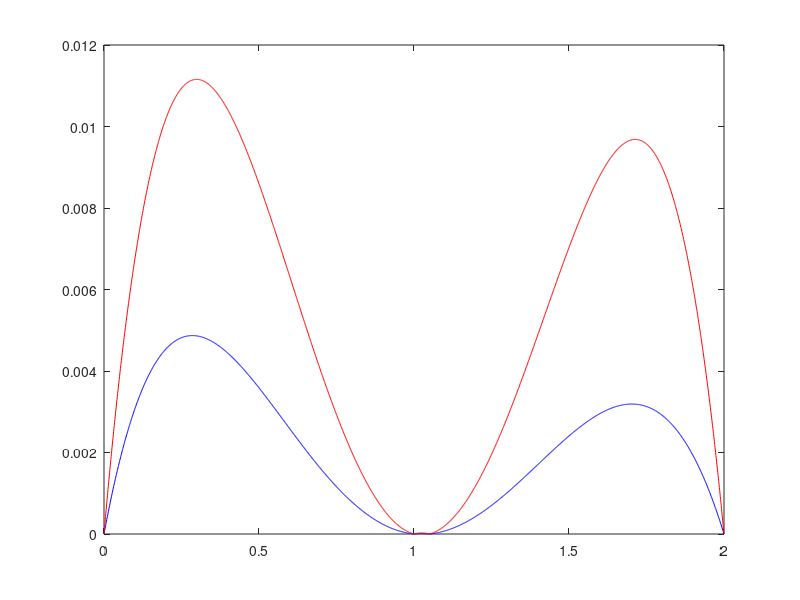

This chart was generated by the following MATLAB code: (Note: this script raises an error after producing the figure.)
clear;

xk = [0 1 1.05 2]'; yk = exp(-xk);
H = [xk.^0 xk.^1 xk.^2 xk.^3]; v = yk;
c = H\v;

x= (0:0.001:2); fx = exp(-x); 
px = c(1)*x.^0 + c(2)*x.^1 + c(3)*x.^2 + c(4)*x.^3;
plot(x,fx,'r', xk, yk, 'ro', x, px, 'b');

errorReal = abs(fx-px);
cota = abs((x-0).*(x-1).*(x-1.05).*(x-2))./factorial(4);
plot(x,errorReal,'b', x, cota, 'r');
max = max(abs(fx-px));
%Apartado b.)

x0 = 0; x1 = 1; x2 = 2;
H = [1  x0   x0^2  x0^3
     1  x1   x1^2  x1^3
     0   1   2*x1  3*x1^2
     1  x2   x2^2  x2^3];
v=[exp(-x0) exp(-x1) -exp(-x1) exp(-x2)]';

c = H\v;
hx = polyval(c(end:-1:1), x);
%plot(x, abs(px-hx), 'b');
valor = max(px-hx);